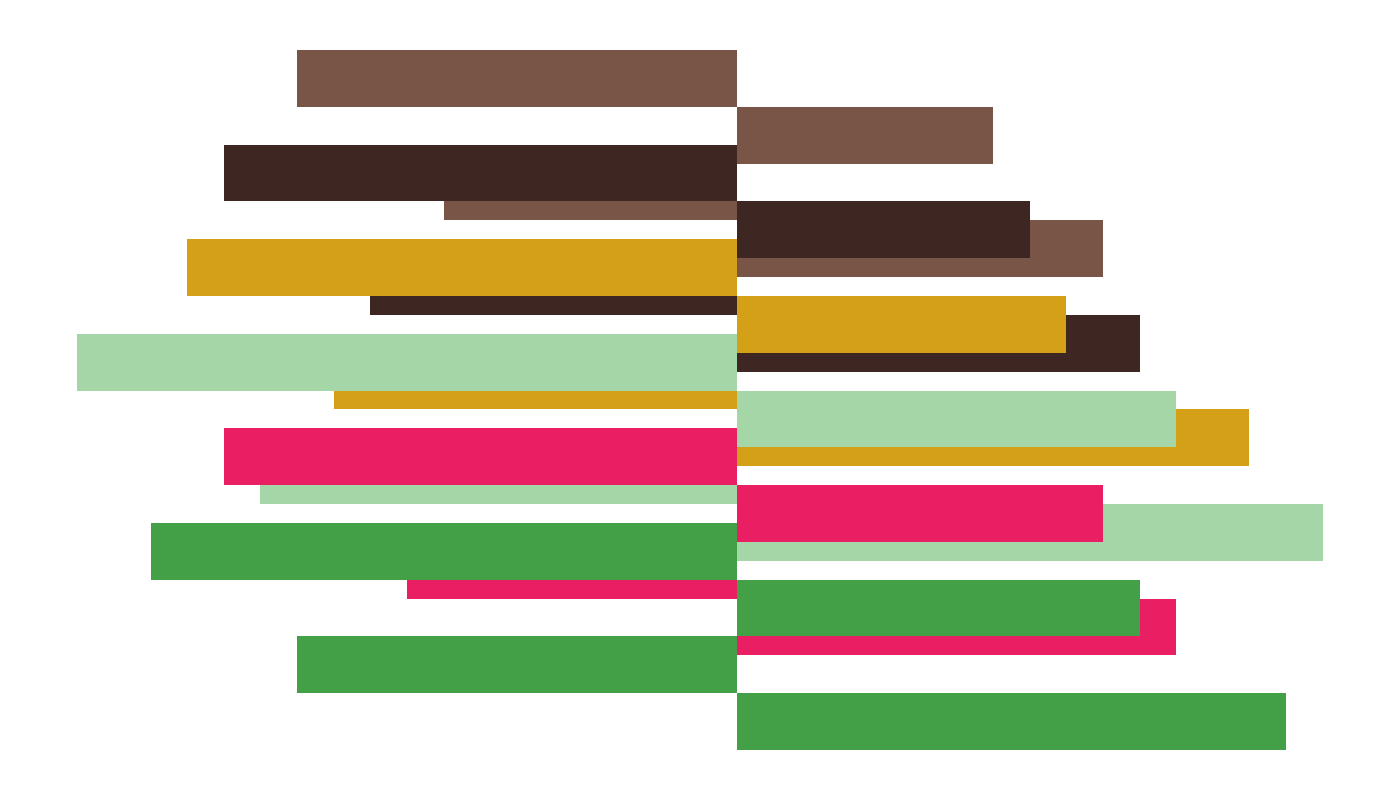

Python code for this plot:
import matplotlib.pyplot as plt
import numpy as np

flavors = ['Vanilla', 'Chocolate', 'Strawberry', 'Mint', 'Cookie Dough', 'Pistachio']

parlor_data = {
    'Central Park': [15, 12, 16, 14, 11, 10],
    'Downtown': [-12, -9, -13, -11, -10, -8],
    'Suburban': [11, 10, 12, 9, 8, 7],
    'Beachfront': [-16, -14, -18, -15, -14, -12]
}

flavor_colors = ['#43A047', '#E91E63', '#A5D6A7', '#D4A017', '#3E2723', '#795548']

fig, ax = plt.subplots(figsize=(14, 8))
bar_width = 0.6

for i, (parlor, revenue) in enumerate(parlor_data.items()):
    offset = i * bar_width
    ax.barh(np.arange(len(flavors)) + offset, revenue, 
            color=flavor_colors, height=bar_width)

ax.set_axis_off()

plt.tight_layout()
plt.show()
